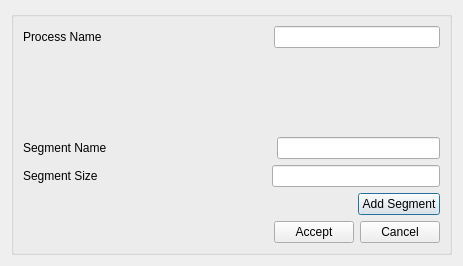
<?xml version="1.0" encoding="UTF-8"?>
<ui version="4.0">
 <class>ProcessDialog</class>
 <widget class="QDialog" name="ProcessDialog">
  <property name="geometry">
   <rect>
    <x>0</x>
    <y>0</y>
    <width>463</width>
    <height>266</height>
   </rect>
  </property>
  <property name="windowTitle">
   <string>Dialog</string>
  </property>
  <layout class="QVBoxLayout" name="verticalLayout">
   <item>
    <widget class="QGroupBox" name="groupBox">
     <property name="title">
      <string/>
     </property>
     <layout class="QVBoxLayout" name="verticalLayout_2">
      <item>
       <layout class="QHBoxLayout" name="horizontalLayout">
        <item>
         <widget class="QLabel" name="label">
          <property name="text">
           <string>Process Name</string>
          </property>
         </widget>
        </item>
        <item>
         <spacer name="horizontalSpacer_6">
          <property name="orientation">
           <enum>Qt::Horizontal</enum>
          </property>
          <property name="sizeHint" stdset="0">
           <size>
            <width>40</width>
            <height>20</height>
           </size>
          </property>
         </spacer>
        </item>
        <item>
         <widget class="QLineEdit" name="ProcessNameLineedit"/>
        </item>
       </layout>
      </item>
      <item>
       <spacer name="verticalSpacer">
        <property name="orientation">
         <enum>Qt::Vertical</enum>
        </property>
        <property name="sizeHint" stdset="0">
         <size>
          <width>20</width>
          <height>166</height>
         </size>
        </property>
       </spacer>
      </item>
      <item>
       <layout class="QHBoxLayout" name="horizontalLayout_4">
        <item>
         <widget class="QLabel" name="label_2">
          <property name="text">
           <string>Segment Name</string>
          </property>
         </widget>
        </item>
        <item>
         <spacer name="horizontalSpacer_2">
          <property name="orientation">
           <enum>Qt::Horizontal</enum>
          </property>
          <property name="sizeHint" stdset="0">
           <size>
            <width>40</width>
            <height>20</height>
           </size>
          </property>
         </spacer>
        </item>
        <item>
         <widget class="QLineEdit" name="SegmentNameLineedit">
          <property name="sizePolicy">
           <sizepolicy hsizetype="Expanding" vsizetype="Fixed">
            <horstretch>0</horstretch>
            <verstretch>0</verstretch>
           </sizepolicy>
          </property>
         </widget>
        </item>
       </layout>
      </item>
      <item>
       <layout class="QHBoxLayout" name="horizontalLayout_3">
        <item>
         <widget class="QLabel" name="label_3">
          <property name="text">
           <string>Segment Size</string>
          </property>
         </widget>
        </item>
        <item>
         <spacer name="horizontalSpacer_3">
          <property name="orientation">
           <enum>Qt::Horizontal</enum>
          </property>
          <property name="sizeHint" stdset="0">
           <size>
            <width>40</width>
            <height>20</height>
           </size>
          </property>
         </spacer>
        </item>
        <item>
         <widget class="QLineEdit" name="SegmentSizelineedit">
          <property name="sizePolicy">
           <sizepolicy hsizetype="Expanding" vsizetype="Fixed">
            <horstretch>0</horstretch>
            <verstretch>0</verstretch>
           </sizepolicy>
          </property>
         </widget>
        </item>
       </layout>
      </item>
      <item>
       <layout class="QHBoxLayout" name="horizontalLayout_5">
        <item>
         <spacer name="horizontalSpacer">
          <property name="orientation">
           <enum>Qt::Horizontal</enum>
          </property>
          <property name="sizeHint" stdset="0">
           <size>
            <width>40</width>
            <height>20</height>
           </size>
          </property>
         </spacer>
        </item>
        <item>
         <widget class="QPushButton" name="AddSegemtnButton">
          <property name="text">
           <string>Add Segment</string>
          </property>
         </widget>
        </item>
       </layout>
      </item>
      <item>
       <layout class="QHBoxLayout" name="horizontalLayout_2">
        <item>
         <spacer name="horizontalSpacer_5">
          <property name="orientation">
           <enum>Qt::Horizontal</enum>
          </property>
          <property name="sizeHint" stdset="0">
           <size>
            <width>40</width>
            <height>20</height>
           </size>
          </property>
         </spacer>
        </item>
        <item>
         <widget class="QPushButton" name="Accept">
          <property name="text">
           <string>Accept</string>
          </property>
         </widget>
        </item>
        <item>
         <widget class="QPushButton" name="CancelButton">
          <property name="text">
           <string>Cancel</string>
          </property>
         </widget>
        </item>
       </layout>
      </item>
     </layout>
    </widget>
   </item>
  </layout>
 </widget>
 <resources/>
 <connections/>
</ui>
